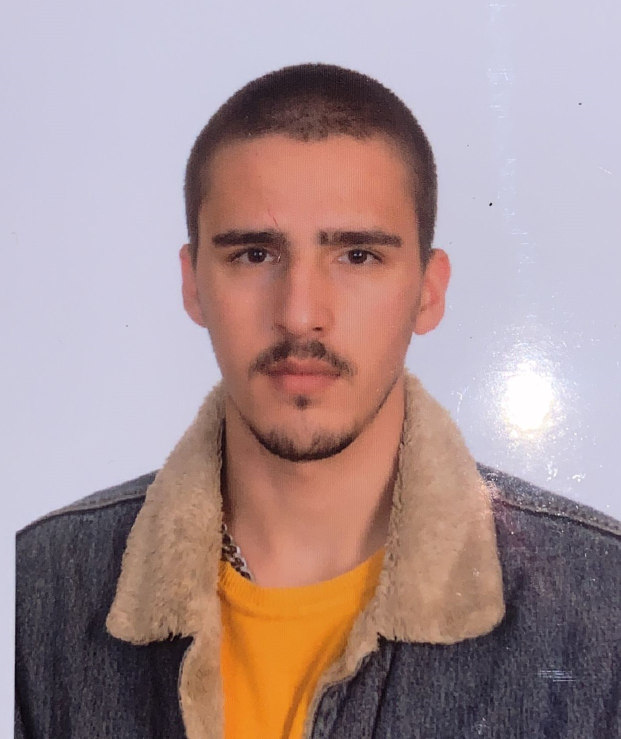
#> input picture vs.jpg, 1241 x 1478 px (shown at 1/2 size); the run also reads 1 picture not shown here
$ jupyter execute pixel.ipynb
#> lines starting #> are read from the running program, lines starting #| are printed output that depends on the picture
[cell 1]
#Libraries
import sys
from PIL import Image
import numpy as np
from numpy import asarray
from matplotlib import pyplot as plt
import matplotlib.image as mpimg

[cell 2]
#import image and gray scale process
image = Image.open("10.png")
imageL = Image.open('10.png').convert('L')
imageL

[cell 3]
#Y' = 0.2989 R + 0.5870 G + 0.1140 B
#method to convert gray scale
import numpy as np
import matplotlib.pyplot as plt
import matplotlib.image as mpimg

def rgb2gray(rgb):
    return np.dot(rgb[...,:3], [0.2989, 0.5870, 0.1140])

img = mpimg.imread('10.png')
gray = rgb2gray(img)

#Show method
plt.imshow(gray, cmap=plt.get_cmap('gray'), vmin=0, vmax=1)
plt.show()
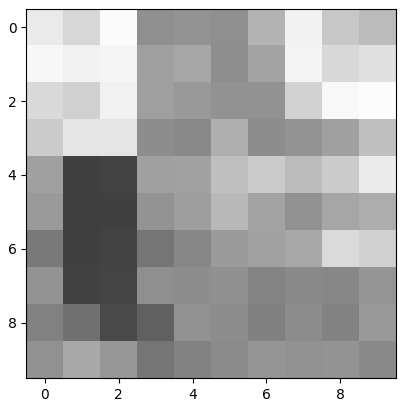
#> figure drawn by matplotlib, 1 panel

[cell 4]
from matplotlib import pyplot as plt
#method to convert gray scale
imar = np.array(image)
print(imar[0,0,1])
#| 252
gri= np.empty([10, 10], dtype=int)
for x in range(10):
    for y in range(10):
        #gri[x,y]=(imar[x,y,0] + imar[x,y,1] + imar[x,y,2])/3
        gri[x,y]=((imar[x,y,0]*0.299) + (imar[x,y,1]*0.587) + (imar[x,y,2]*0.114))
print(gri)
#| [[233 214 251 143 147 142 178 241 198 186]
#|  [246 240 244 159 166 142 162 243 215 223]
#|  [217 207 240 159 152 146 145 209 247 251]
#|  [203 228 228 141 136 174 141 147 159 191]
#|  [160  64  67 160 160 190 202 186 202 234]
#|  [153  63  64 147 158 183 163 145 166 172]
#|  [120  64  67 116 134 155 160 167 217 207]
#|  [146  65  68 143 141 143 130 136 134 149]
#|  [128 111  73  95 144 141 127 140 130 152]
#|  [144 169 150 116 129 138 148 145 147 136]]
plt.imshow(gri, cmap=plt.get_cmap('gray'),vmin=0, vmax=255)
plt.show()

[cell 5]
from matplotlib import pyplot as plt
image_array = np.array(image)
plt.imshow(image_array, interpolation='nearest')
plt.show()
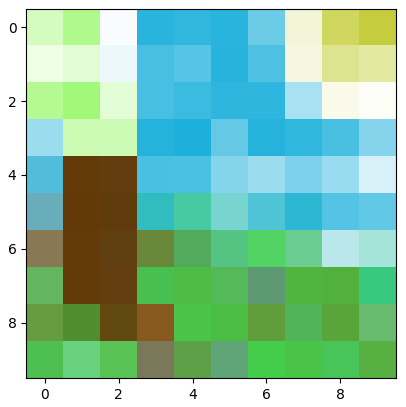
#> figure drawn by matplotlib, 1 panel

[cell 6]
#Crop image
myimage=Image.open('vs.jpg')
#> myimage is the input picture: PIL image 1241x1478 RGB; mean R, G, B 168.8, 146, 147.8
widht, height = myimage.size
#> widht = 1241; height = 1478
left = 200
top =150
right= 1000
bottom= 950
myimage

[cell 7]
myim =myimage.crop((left,top,right,bottom))
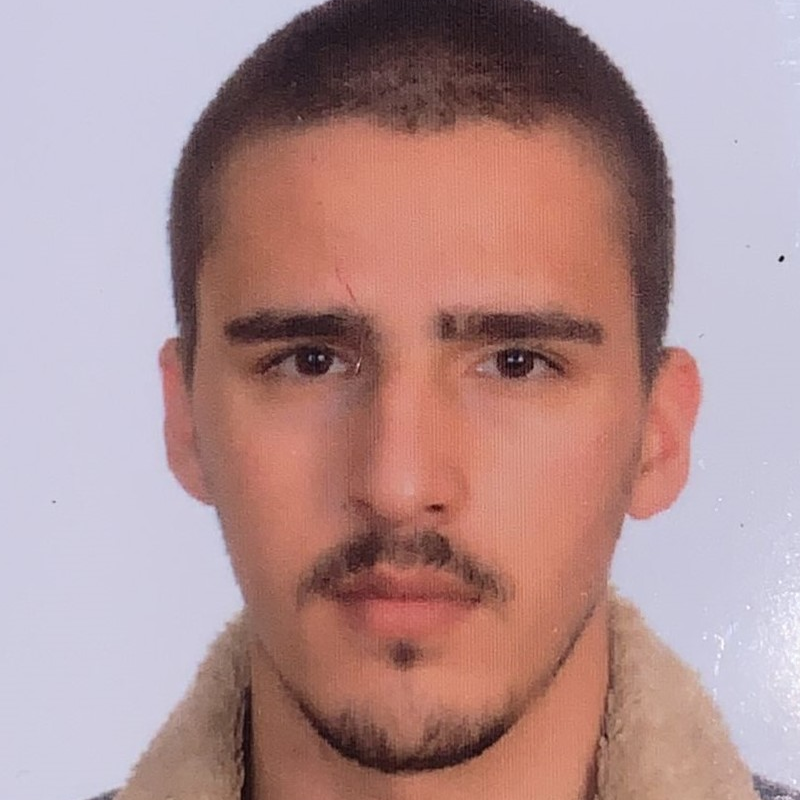
#> myim: PIL image 800x800 RGB; mean R, G, B 176.8, 143.6, 144.4
mywidht, myheight=myim.size
#> mywidht = 800; myheight = 800
myim

[cell 8]
#Gray scale
myarim = np.array(myim)
grimyim= np.empty([mywidht,myheight], dtype=int)
for x in range(mywidht):
    for y in range(myheight):
        grimyim[x,y]=((myarim[x,y,0]*0.299) + (myarim[x,y,1]*0.587) + (myarim[x,y,2]*0.114))
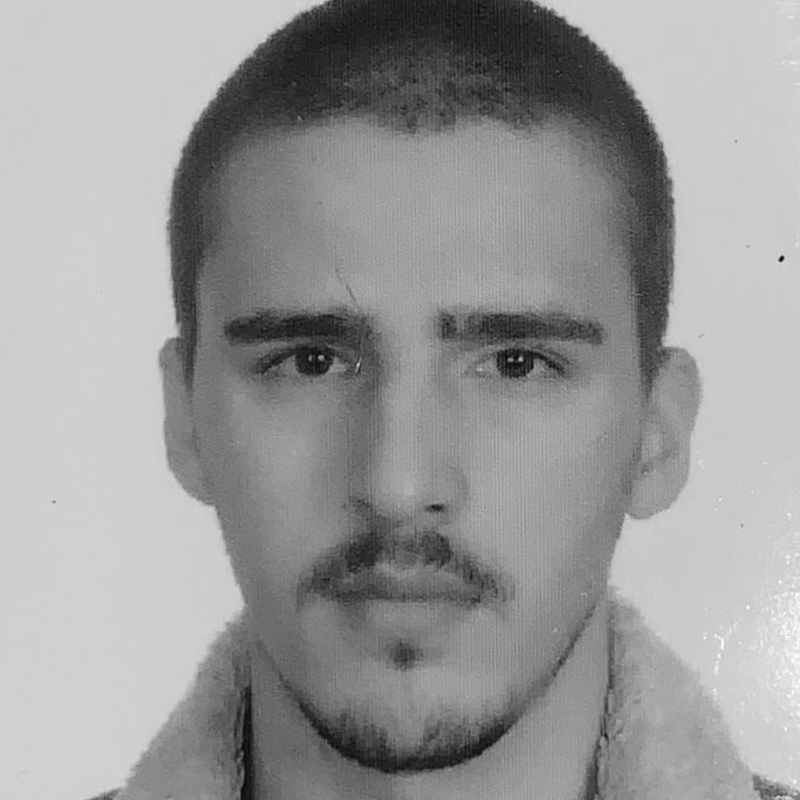
#> grimyim: shape (800, 800) int64; min 6, max 254, mean 153.2
print(grimyim)
#> (printed output is left out)
plt.imshow(grimyim, cmap=plt.get_cmap('gray'),vmin=0, vmax=255)
plt.show()

[cell 9]
#Image Compression
w, h= grimyim.shape[:2]
#> w = 800; h = 800
#w and h is weight and height
xNew= int(w*1/5)
#> xNew = 160
yNew= int(h*1/5)
#> yNew = 160

xScale= xNew/(w-1)
#> xScale = 0.2
yScale= yNew/(h-1)
#> yScale = 0.2

newImage = np.empty([xNew, yNew], dtype=int);

for i in range(xNew):
   for j in range(yNew):
       newImage[i , j]= grimyim[1 + int(i / xScale), 1 + int(j / yScale)]
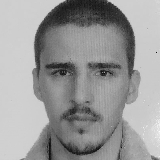
#> newImage: shape (160, 160) int64; min 11, max 252, mean 153.2
plt.imshow(newImage, cmap=plt.get_cmap('gray'),vmin=0, vmax=255)
plt.show()

[cell 10]
#Gaussian Blur
from scipy import signal

gaus=[[1,2,1],
      [2,4,2],
      [1,2,1]]

gaus=np.array(gaus)
gausfilter=gaus/16

gaussianblur=signal.convolve2d(newImage,gausfilter,boundary='symm',mode='same')
gaussianblur = gaussianblur.astype(int)

plt.imshow(gaussianblur, cmap=plt.get_cmap('gray'),vmin=0, vmax=255)
plt.show()

[cell 11]
#Image sharpening
sharp=[[0,-2,0],
      [-2,11,-2],
      [0,-2,0]]

sharp=np.array(sharp)
sharpfilter=sharp/3

sharpenning=signal.convolve2d(newImage,sharpfilter,boundary='symm',mode='same')
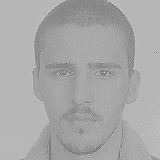
#> sharpenning: shape (160, 160) float64; min -480.3, max 478.3, mean 153.2; drawn with min black and max white
sharpenning = sharpenning.astype(int)

plt.imshow(sharpenning, cmap=plt.get_cmap('gray'),vmin=0, vmax=255)
plt.show()

[cell 12]
#Edge detection
fig = plt.figure(figsize=(10, 7))
rows = 2
columns = 2
sobelver=np.array([[-1,0,1],
                   [-2,0,2],
                   [-1,0,1]])

sobelhor=np.array([[1,2,1],
                   [0,0,0],
                   [-1,-2,-1]])
edgedetectver=signal.convolve2d(newImage,sobelver,boundary='symm',mode='same')
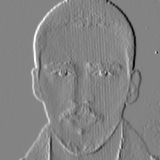
#> edgedetectver: shape (160, 160) int64; min -538, max 504, mean -0.1; drawn with min black and max white
edgedetectver=edgedetectver.astype(int)

edgedetecthor=signal.convolve2d(newImage,sobelhor,boundary='symm',mode='same')
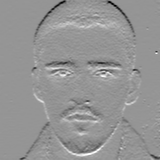
#> edgedetecthor: shape (160, 160) int64; min -538, max 382, mean -1.1; drawn with min black and max white
edgedetecthor=edgedetecthor.astype(int)
fig.add_subplot(rows, columns, 1)
plt.imshow(edgedetecthor, cmap=plt.get_cmap('gray'),vmin=0, vmax=255)
plt.axis('off')
plt.title("First")
fig.add_subplot(rows, columns, 2)
plt.imshow(edgedetectver, cmap=plt.get_cmap('gray'),vmin=0, vmax=255)
plt.axis('off')
plt.title("Second")

[cell 13]
#Edge detection formula
edgedetection= np.sqrt(np.square(edgedetectver) + np.square(edgedetecthor))
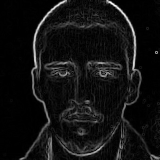
#> edgedetection: shape (160, 160) float64; min 0, max 617.7, mean 44.8; drawn with min black and max white
plt.imshow(edgedetection, cmap=plt.get_cmap('gray'),vmin=0, vmax=255)
edgedetection *= 255.0 / edgedetection.max()
plt.imshow(edgedetection, cmap=plt.get_cmap('gray'),vmin=0, vmax=255)
